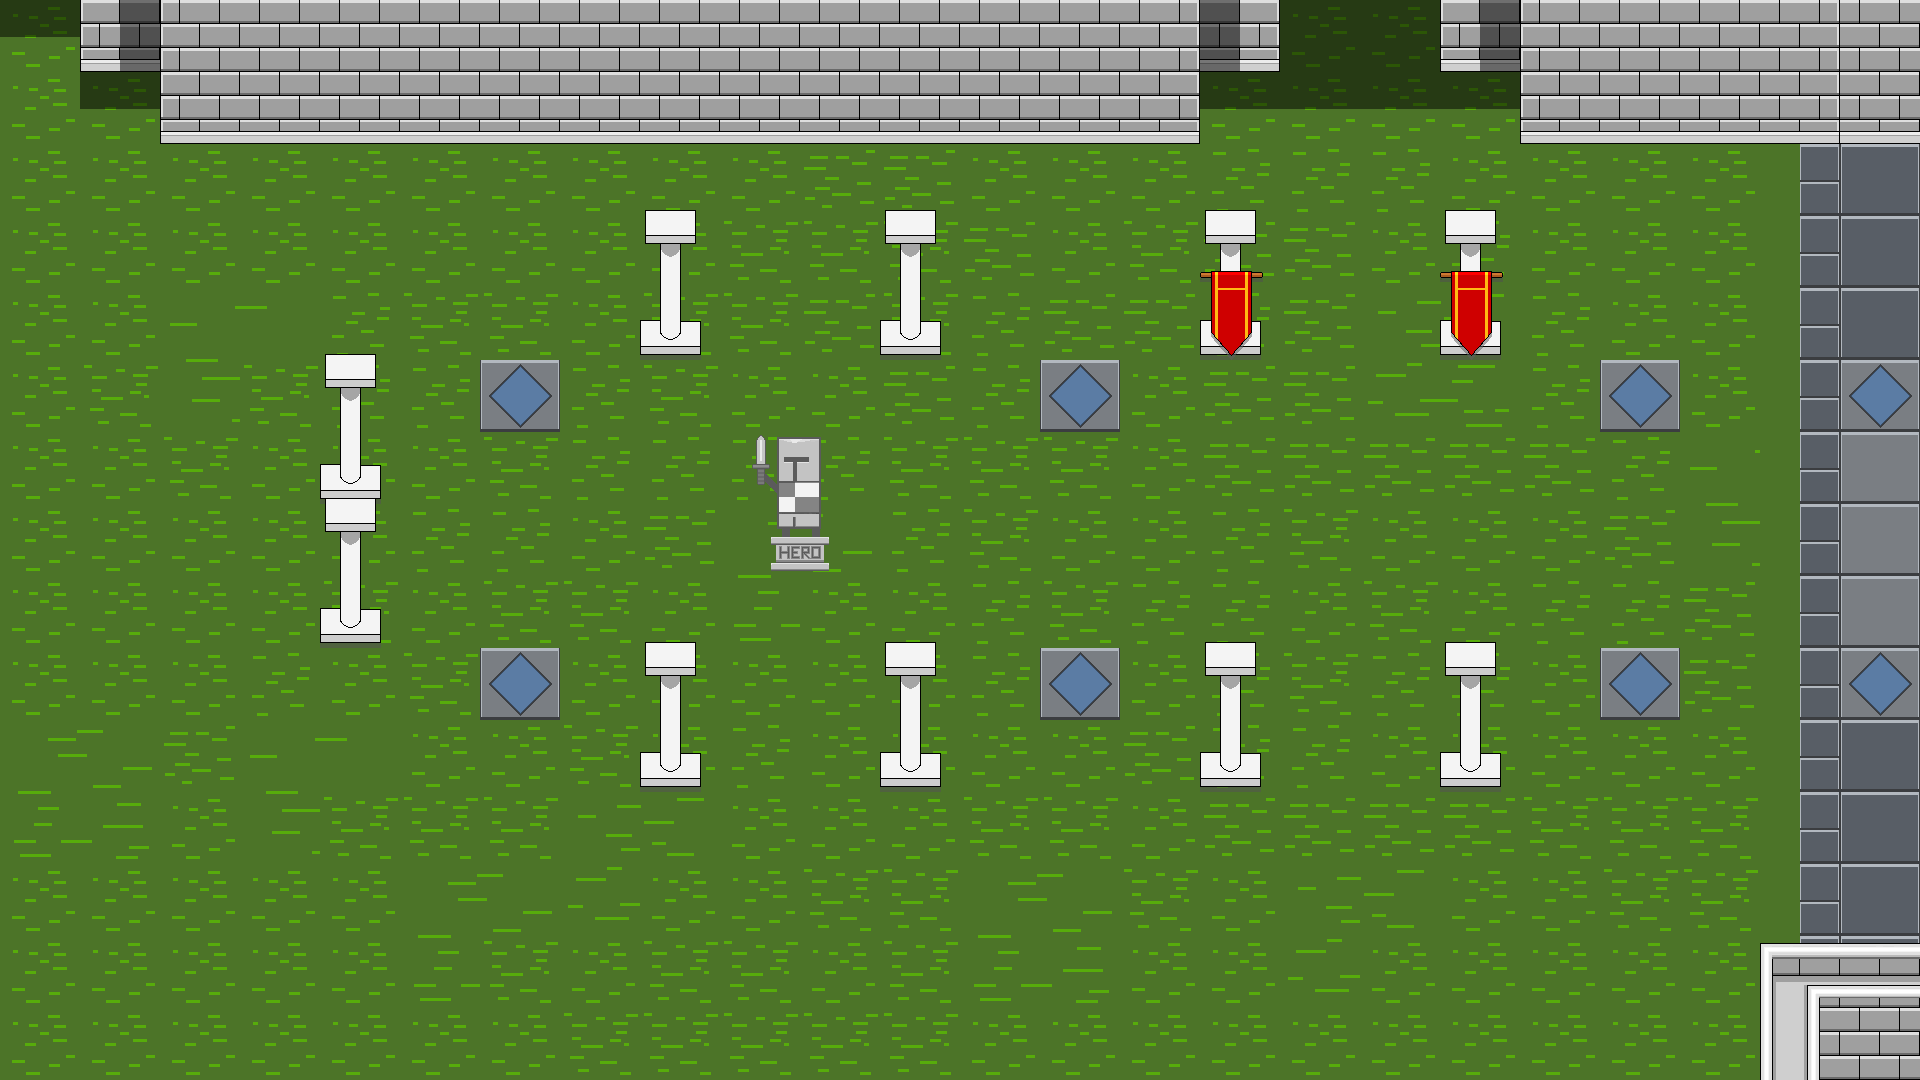

This game map was drawn from its Tiled (.tmx) file and the tilesets committed beside it. A one-line description and the trimmed map source follow:
An orthogonal 24x15 tile map with 80x72 px tiles, 6 tile layers (DarkFloor, GRASS, Room 1 Floor, Room 1, ...), 18 hidden layers not drawn, 6 tilesets.

<map version="1.0" orientation="orthogonal" renderorder="right-down" width="24" height="15" tilewidth="80" tileheight="72" nextobjectid="1">
 <tileset firstgid="1" name="FLOORS" tilewidth="160" tileheight="144" tilecount="10" columns="0">
  <tile id="0">
   <image width="80" height="72" source="tiles/floorB1.png" />
  </tile>
  <tile id="1">
   <image width="80" height="72" source="tiles/floorB2.png" />
  </tile>
  <tile id="2">
   <image width="80" height="72" source="tiles/floorB3.png" />
  </tile>
  <tile id="3">
   <image width="80" height="72" source="tiles/floorB4.png" />
  </tile>
  <tile id="4">
   <image width="80" height="72" source="tiles/StairDark.png" />
  </tile>
  <tile id="5">
   <image width="80" height="72" source="tiles/StairLight.png" />
  </tile>
  <tile id="6">
   <image width="80" height="72" source="tiles/BLACK.png" />
  </tile>
  <tile id="7">
   <image width="80" height="72" source="tiles/SkyBlue.png" />
  </tile>
  <tile id="8">
   <image width="160" height="144" source="tiles/FloorBBigDark.png" />
  </tile>
  <tile id="9">
   <image width="160" height="144" source="tiles/FloorBBigLight.png" />
  </tile>
 </tileset>
 <tileset firstgid="11" name="Walls" tilewidth="80" tileheight="72" tilecount="4" columns="0">
  <tile id="0">
   <image width="80" height="72" source="tiles/wall1.png" />
  </tile>
  <tile id="1">
   <image width="80" height="72" source="tiles/wall2.png" />
  </tile>
  <tile id="2">
   <image width="80" height="72" source="tiles/wall3.png" />
  </tile>
  <tile id="3">
   <image width="80" height="72" source="tiles/wall4.png" />
  </tile>
 </tileset>
 <tileset firstgid="15" name="DECO" tilewidth="320" tileheight="216" tilecount="13" columns="0">
  <tile id="0">
   <image width="80" height="100" source="tiles/candelabrum.png" />
  </tile>
  <tile id="1">
   <image width="63" height="89" source="tiles/flag.png" />
  </tile>
  <tile id="2">
   <image width="61" height="150" source="tiles/pillar.png" />
  </tile>
  <tile id="3">
   <image width="80" height="72" source="tiles/trap.png" />
  </tile>
  <tile id="4">
   <image width="320" height="216" source="tiles/Entrance.png" />
  </tile>
  <tile id="5">
   <image width="80" height="72" source="tiles/ShadowHalf.png" />
  </tile>
  <tile id="6">
   <image width="80" height="72" source="tiles/ShadowFull.png" />
  </tile>
  <tile id="7">
   <image width="80" height="72" source="tiles/ShadowHalfLeft.png" />
  </tile>
  <tile id="8">
   <image width="80" height="72" source="tiles/ShadowHalfRight.png" />
  </tile>
  <tile id="9">
   <image width="160" height="144" source="tiles/Statue_Hero.png" />
  </tile>
  <tile id="10">
   <image width="160" height="144" source="tiles/Statue_Hero_Broken.png" />
  </tile>
  <tile id="11">
   <image width="160" height="144" source="tiles/Door_Archaic.png" />
  </tile>
  <tile id="12">
   <image width="160" height="144" source="tiles/Door_Basic.png" />
  </tile>
 </tileset>
 <tileset firstgid="28" name="castletileset" tilewidth="80" tileheight="72" tilecount="32" columns="4">
  <image source="tiles/castletileset.png" width="320" height="576" />
 </tileset>
 <tileset firstgid="60" name="Grass" tilewidth="160" tileheight="144" tilecount="9" columns="0">
  <tile id="0">
   <image width="80" height="72" source="tiles/GreenLands/Grass1.png" />
  </tile>
  <tile id="1">
   <image width="80" height="72" source="tiles/GreenLands/Grass2.png" />
  </tile>
  <tile id="2">
   <image width="80" height="72" source="tiles/GreenLands/Grass3.png" />
  </tile>
  <tile id="3">
   <image width="80" height="72" source="tiles/GreenLands/Grass4.png" />
  </tile>
  <tile id="4">
   <image width="80" height="72" source="tiles/GreenLands/GrassToTile.png" />
  </tile>
  <tile id="5">
   <image width="80" height="72" source="tiles/GreenLands/TileToGrass.png" />
  </tile>
  <tile id="6">
   <image width="160" height="144" source="tiles/GreenLands/BigGrass1.png" />
  </tile>
  <tile id="7">
   <image width="160" height="144" source="tiles/GreenLands/BigGrass2.png" />
  </tile>
  <tile id="8">
   <image width="160" height="144" source="tiles/GreenLands/BigGrass3.png" />
  </tile>
 </tileset>
 <tileset firstgid="69" name="Horizon" tilewidth="80" tileheight="72" tilecount="7" columns="0">
  <tile id="0">
   <image width="80" height="72" source="tiles/Horizon/Horizon.png" />
  </tile>
  <tile id="1">
   <image width="80" height="72" source="tiles/Horizon/HorizonToSky.png" />
  </tile>
  <tile id="2">
   <image width="80" height="72" source="tiles/Horizon/Mountain1.png" />
  </tile>
  <tile id="3">
   <image width="80" height="72" source="tiles/Horizon/Mountain2.png" />
  </tile>
  <tile id="4">
   <image width="80" height="72" source="tiles/Horizon/Mountain3.png" />
  </tile>
  <tile id="5">
   <image width="80" height="72" source="tiles/Horizon/Mountain4.png" />
  </tile>
  <tile id="6">
   <image width="80" height="72" source="tiles/SkyBlue.png" />
  </tile>
 </tileset>
 <layer name="DarkFloor" width="24" height="15">
  <data>[360 cells, 360 non-empty, 1 distinct tile ids]</data>
 </layer>
 <layer name="GRASS" width="24" height="15">
  <data>[360 cells, 357 non-empty, 7 distinct tile ids]</data>
 </layer>
 <layer name="Room 1 Floor" width="24" height="15">
  <data>[360 cells, 26 non-empty, 3 distinct tile ids]</data>
 </layer>
 <layer name="Room 1" width="24" height="15">
  <data>[360 cells, 47 non-empty, 11 distinct tile ids]</data>
 </layer>
 <layer name="Copy of Room 1" width="24" height="15">
  <data>[360 cells, 43 non-empty, 10 distinct tile ids]</data>
 </layer>
 <layer name="Room 1 LittleDeco" width="24" height="15">
  <data>[360 cells, 29 non-empty, 9 distinct tile ids]</data>
 </layer>
 <layer name="Copy of Room 1 LittleDeco" width="24" height="15" visible="0">
  <data>[360 cells, 20 non-empty, 6 distinct tile ids]</data>
 </layer>
 <layer name="Room 2 Floor" width="24" height="15" visible="0">
  <data>[360 cells, 80 non-empty, 2 distinct tile ids]</data>
 </layer>
 <layer name="Room 2" width="24" height="15" visible="0">
  <data>[360 cells, 83 non-empty, 13 distinct tile ids]</data>
 </layer>
 <layer name="Room2 Deco" width="24" height="15" visible="0">
  <data>[360 cells, 4 non-empty, 2 distinct tile ids]</data>
 </layer>
 <layer name="Copy of Room2 Deco" width="24" height="15" visible="0">
  <data>[360 cells, 2 non-empty, 1 distinct tile ids]</data>
 </layer>
 <layer name="Room 3 Floor" width="24" height="15" visible="0">
  <data>[360 cells, 360 non-empty, 4 distinct tile ids]</data>
 </layer>
 <layer name="Room 3 " width="24" height="15" visible="0">
  <data>[360 cells, 32 non-empty, 5 distinct tile ids]</data>
 </layer>
 <layer name="Room 3 Deco" width="24" height="15" visible="0">
  <data>[360 cells, 12 non-empty, 2 distinct tile ids]</data>
 </layer>
 <layer name="Copy of Room 3 Deco" width="24" height="15" visible="0">
  <data>[360 cells, 8 non-empty, 1 distinct tile ids]</data>
 </layer>
 <layer name="Room 4 Floor" width="24" height="15" visible="0">
  <data>[360 cells, 93 non-empty, 4 distinct tile ids]</data>
 </layer>
 <layer name="Room 4" width="24" height="15" visible="0">
  <data>[360 cells, 71 non-empty, 16 distinct tile ids]</data>
 </layer>
 <layer name="Room4 Deco" width="24" height="15" visible="0">
  <data>[360 cells, 22 non-empty, 7 distinct tile ids]</data>
 </layer>
 <layer name="Copy of Room4 Deco" width="24" height="15" visible="0">
  <data>[360 cells, 13 non-empty, 4 distinct tile ids]</data>
 </layer>
 <layer name="Room 5 BG" width="24" height="15" visible="0">
  <data>[360 cells, 360 non-empty, 12 distinct tile ids]</data>
 </layer>
 <layer name="Room 5 Floor" width="24" height="15" visible="0">
  <data>[360 cells, 241 non-empty, 3 distinct tile ids]</data>
 </layer>
 <layer name="Room 5 " width="24" height="15" visible="0">
  <data>[360 cells, 12 non-empty, 8 distinct tile ids]</data>
 </layer>
 <layer name="Room 5 Deco" width="24" height="15" visible="0">
  <data>[360 cells, 37 non-empty, 6 distinct tile ids]</data>
 </layer>
 <layer name="Copy of Room 5 Deco" width="24" height="15" visible="0">
  <data>[360 cells, 30 non-empty, 3 distinct tile ids]</data>
 </layer>
</map>
